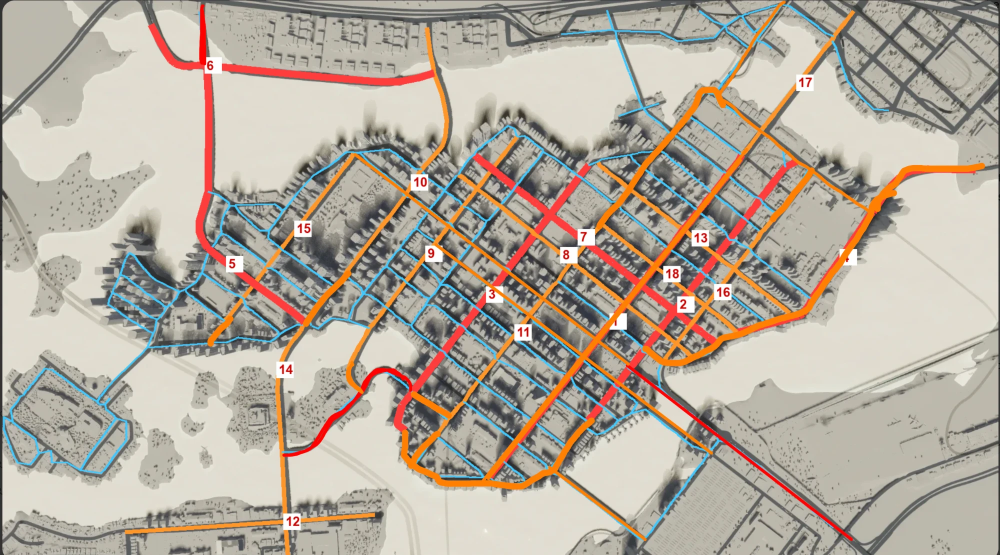
#> input picture viz/assets/map/refs/owner-classes.webp, 2000 x 1110 px, given in place of render-v3.png, which was not available (shown at 1/2 size)
$ python qa.py
#> lines starting #> are read from the running program, lines starting #| are printed output that depends on the picture; after the words box and inside, x2 and y2 are one past the last pixel; in counts of white or black regions, pixels touching at a corner belong together
from PIL import Image
import numpy as np, json
from pathlib import Path
W0 = str(Path(__file__).resolve().parents[1]) + '/'
im = Image.open(W0 + 'render-v3.png')
#> im is the input picture: PIL image 2000x1110 RGB; mean R, G, B 180.8, 171.3, 158.7
im.crop((780, 180, 1680, 840)).save(W0 + 'qa-zoom.png')
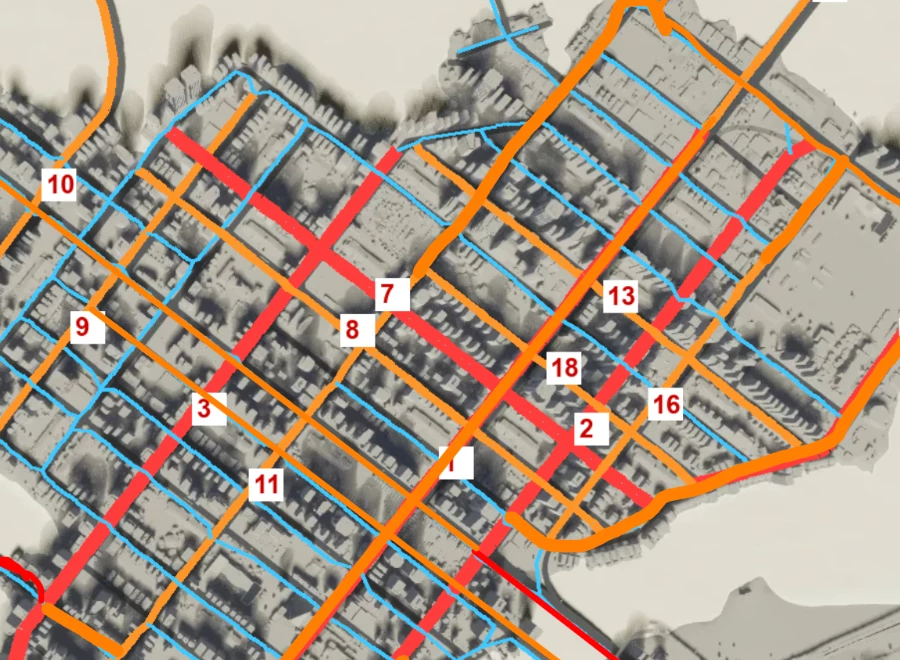
#> saved as qa-zoom.png: PIL image 900x660 RGB; mean R, G, B 167.5, 150.4, 135.6

# plan vs the owner's render, side by side and numerically
src = Image.open(W0 + 'refs/owner-src.webp').convert('RGB')
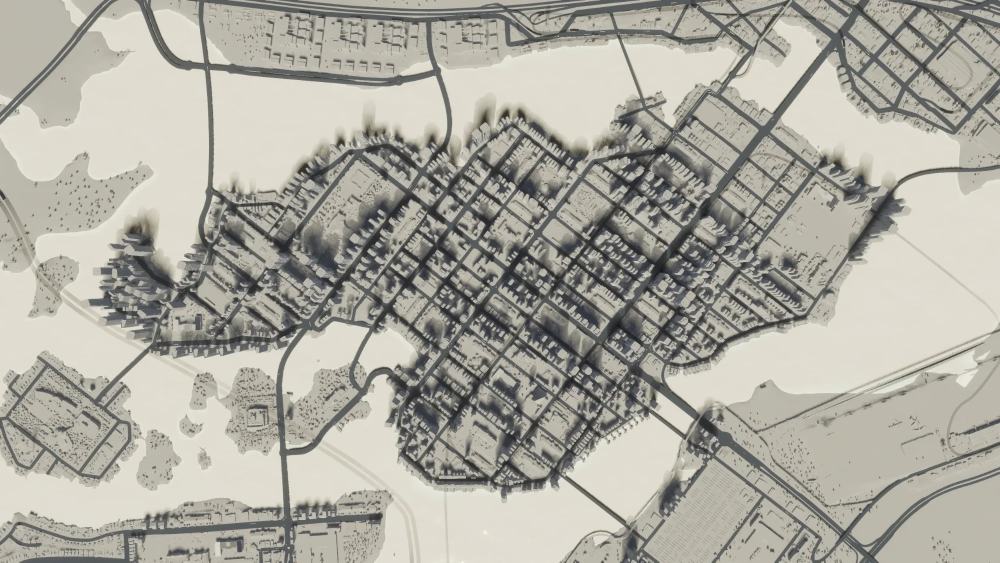
#> input picture viz/assets/map/refs/owner-src.webp, 2000 x 1125 px (shown at 1/2 size)
#> src is the input picture: PIL image 2000x1125 RGB; mean R, G, B 172.3, 169.8, 160.4
plan = Image.open(W0 + 'plan.png').convert('RGB')
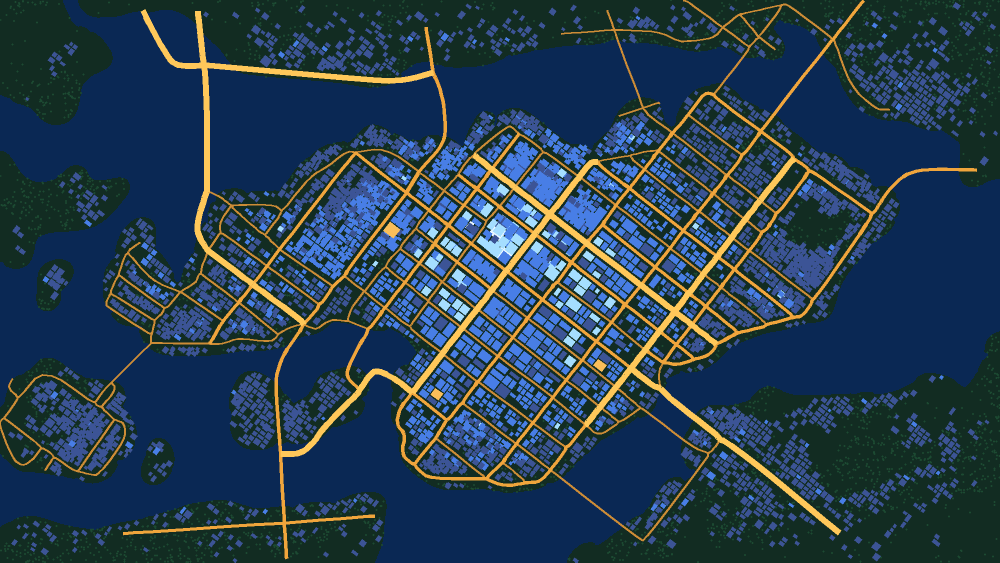
#> input picture viz/assets/map/plan.png, 2000 x 1125 px (shown at 1/2 size)
#> plan is the input picture: PIL image 2000x1125 RGB; mean R, G, B 39, 61.9, 79.2
sheet = Image.new('RGB', (2000, 563 * 2 + 10), (0, 0, 0))
#> sheet: PIL image 2000x1136 RGB; every value is 0
sheet.paste(src.resize((1000, 563)), (0, 0))
sheet.paste(plan.resize((1000, 563)), (1000, 0))
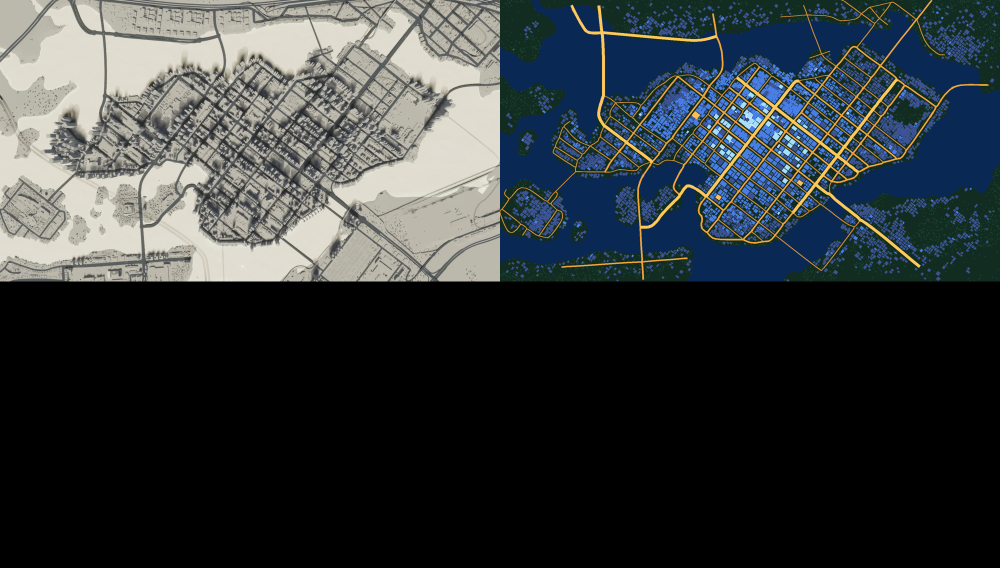
#> sheet: PIL image 2000x1136 RGB (shown at 1/2 size); mean R, G, B 52.3, 57.4, 59.4
sheet.paste(Image.blend(src, plan, .5).resize((1000, 563)), (0, 573))
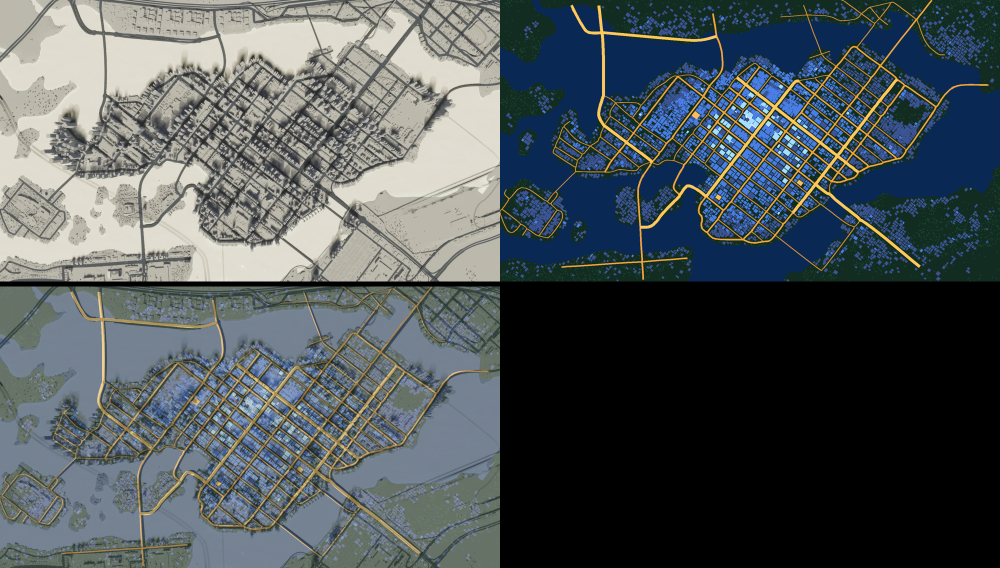
#> sheet: PIL image 2000x1136 RGB (shown at 1/2 size); mean R, G, B 78.5, 86.1, 89
sheet.crop((0, 0, 2000, 1136)).save(W0 + 'qa-compare.png')

a = np.asarray(src).astype(float).mean(axis=2)
land = np.asarray(Image.open(W0 + 'land.png')) > 128
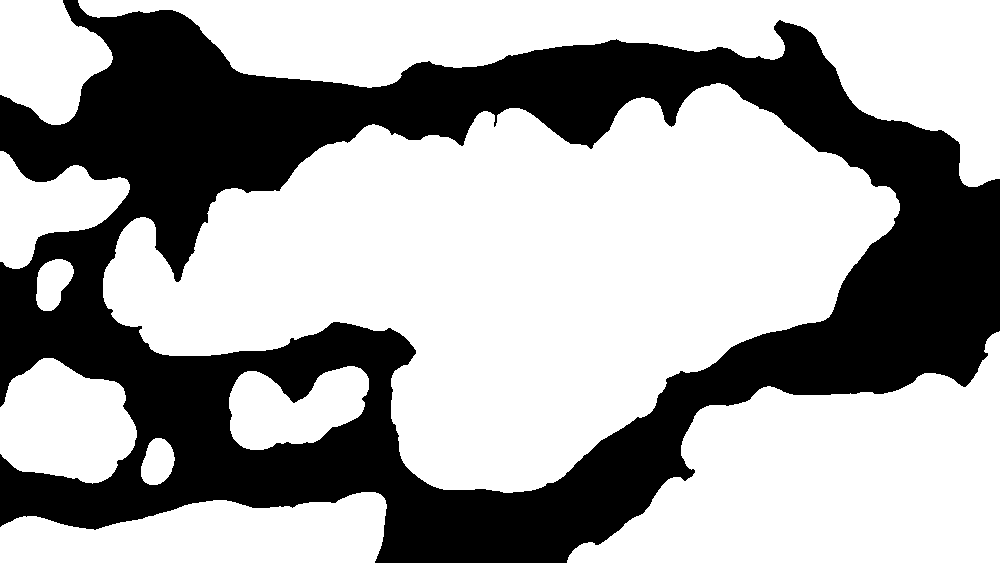
#> input picture viz/assets/map/land.png, 2000 x 1125 px (shown at 1/2 size)
#> land: shape (1125, 2000) bool; 64.3% white; 1 black region, box (x1, y1, x2, y2) and area: (0, 0, 2000, 1125) 804328
cream = a > 205
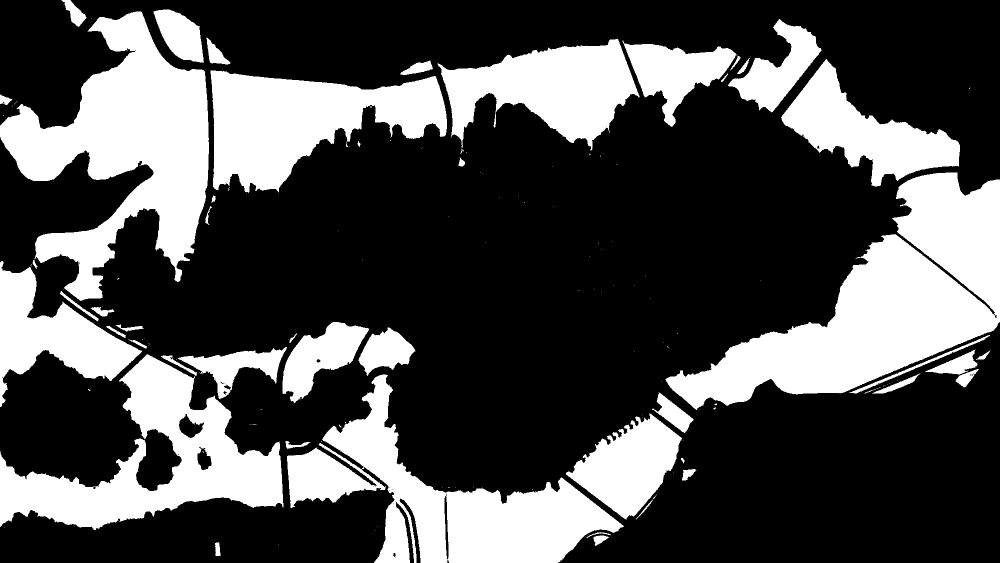
#> cream: shape (1125, 2000) bool (shown at 1/2 size); 30.8% white; 151 white regions (101 under 20 px), largest, box (x1, y1, x2, y2) and area: (1331, 345, 2000, 820) 131301, (0, 23, 418, 602) 109612, (0, 708, 567, 1060) 75733
print('cream px classified as water', round(float((cream & ~land).sum() / cream.sum()), 3))
#| cream px classified as water 0.997
print('land px that are cream in source', round(float((~cream & land).sum() and (cream & land).sum() / land.sum()), 3))
#| land px that are cream in source 0.001

#> (the run stopped early here; a loop or call above may not have finished)
